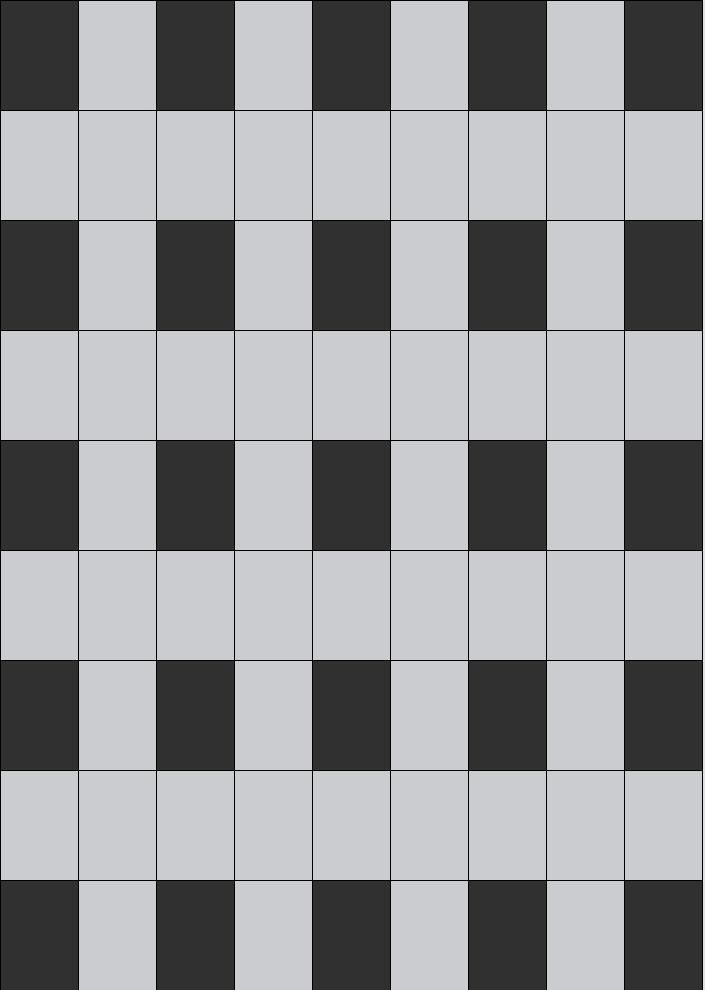
Frame 1 (no input)
Frame 60 (the mouse pressed at the canvas centre just before this capture): identical to frame 1, image omitted
Frame 120 (the mouse held since frame 60 and released just before this capture): identical to frame 1, image omitted

The Processing sketch that drew this single still picture (run headless with seeded random() and noise(); from frame 60 on, the mouse is pressed at the canvas centre):

// Processing sketch: day2_2
// ── day2_2.pde
int myRange = 9;
float rectWidth;
float rectHeight;
String grey = "#CACCCF";
String white = "#E1DFDB";


void setup() {
  size(705, 990);
}


void draw() {
  rectWidth = width/ myRange;
  rectHeight = height/ myRange;
  background(#E1DFDB);
  fill(#303030);

  for (int x = 0; x<myRange; x++) {
    for (int y = 0; y<myRange; y++) {
      if(x%2==0&&y%2==0){
        fill(#303030);
      }
      else{
        fill(#CACCCF);
      }
      rect(x*rectWidth,y*rectHeight,rectWidth,rectHeight);
    }
  }
}
